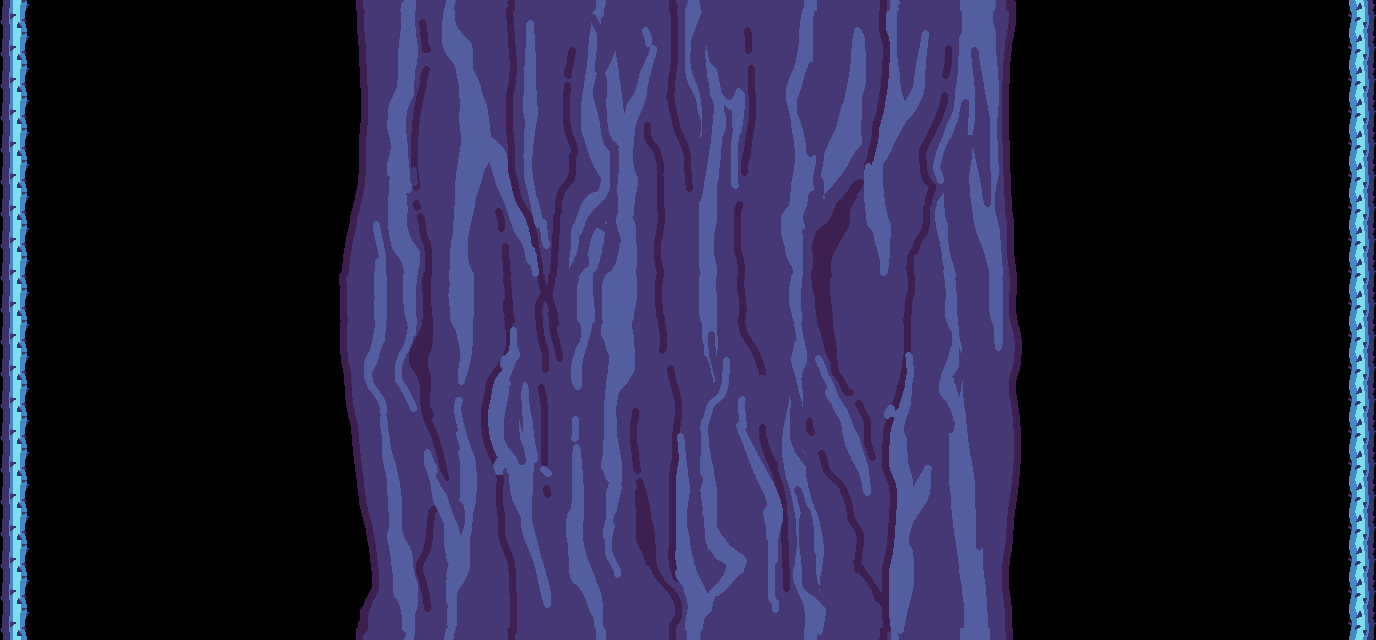

A level layout from a 2D game, rendered from its tile map. Below: a short description, then the map file with its tile-grid data intact:
An orthogonal 43x20 tile map with 32x32 px tiles, 2 tile layers (Tile Layer 1, Copy of Tile Layer 1), 1 image layer.

<map version="1.10" tiledversion="1.10.2" orientation="orthogonal" renderorder="right-down" width="43" height="20" tilewidth="32" tileheight="32" infinite="0" nextlayerid="4" nextobjectid="1">
 <tileset firstgid="1" name="Tiles1" tilewidth="32" tileheight="32" tilecount="36" columns="6">
  <image source="Tiles1.png" width="192" height="192" />
 </tileset>
 <layer id="1" name="Tile Layer 1" width="43" height="20">
  <data encoding="csv">
13,0,0,0,0,0,0,0,0,0,0,0,0,0,0,0,0,0,0,0,0,0,0,0,0,0,0,0,0,0,0,0,0,0,0,0,0,0,0,0,0,0,18,
13,0,0,0,0,0,0,0,0,0,0,0,0,0,0,0,0,0,0,0,0,0,0,0,0,0,0,0,0,0,0,0,0,0,0,0,0,0,0,0,0,0,18,
13,0,0,0,0,0,0,0,0,0,0,0,0,0,0,0,0,0,0,0,0,0,0,0,0,0,0,0,0,0,0,0,0,0,0,0,0,0,0,0,0,0,18,
13,0,0,0,0,0,0,0,0,0,0,0,0,0,0,0,0,0,0,0,0,0,0,0,0,0,0,0,0,0,0,0,0,0,0,0,0,0,0,0,0,0,18,
13,0,0,0,0,0,0,0,0,0,0,0,0,0,0,0,0,0,0,0,0,0,0,0,0,0,0,0,0,0,0,0,0,0,0,0,0,0,0,0,0,0,18,
13,0,0,0,0,0,0,0,0,0,0,0,0,0,0,0,0,0,0,0,0,0,0,0,0,0,0,0,0,0,0,0,0,0,0,0,0,0,0,0,0,0,18,
13,0,0,0,0,0,0,0,0,0,0,0,0,0,0,0,0,0,0,0,0,0,0,0,0,0,0,0,0,0,0,0,0,0,0,0,0,0,0,0,0,0,18,
13,0,0,0,0,0,0,0,0,0,0,0,0,0,0,0,0,0,0,0,0,0,0,0,0,0,0,0,0,0,0,0,0,0,0,0,0,0,0,0,0,0,18,
13,0,0,0,0,0,0,0,0,0,0,0,0,0,0,0,0,0,0,0,0,0,0,0,0,0,0,0,0,0,0,0,0,0,0,0,0,0,0,0,0,0,18,
13,0,0,0,0,0,0,0,0,0,0,0,0,0,0,0,0,0,0,0,0,0,0,0,0,0,0,0,0,0,0,0,0,0,0,0,0,0,0,0,0,0,18,
13,0,0,0,0,0,0,0,0,0,0,0,0,0,0,0,0,0,0,0,0,0,0,0,0,0,0,0,0,0,0,0,0,0,0,0,0,0,0,0,0,0,18,
13,0,0,0,0,0,0,0,0,0,0,0,0,0,0,0,0,0,0,0,0,0,0,0,0,0,0,0,0,0,0,0,0,0,0,0,0,0,0,0,0,0,18,
13,0,0,0,0,0,0,0,0,0,0,0,0,0,0,0,0,0,0,0,0,0,0,0,0,0,0,0,0,0,0,0,0,0,0,0,0,0,0,0,0,0,18,
13,0,0,0,0,0,0,0,0,0,0,0,0,0,0,0,0,0,0,0,0,0,0,0,0,0,0,0,0,0,0,0,0,0,0,0,0,0,0,0,0,0,18,
13,0,0,0,0,0,0,0,0,0,0,0,0,0,0,0,0,0,0,0,0,0,0,0,0,0,0,0,0,0,0,0,0,0,0,0,0,0,0,0,0,0,18,
13,0,0,0,0,0,0,0,0,0,0,0,0,0,0,0,0,0,0,0,0,0,0,0,0,0,0,0,0,0,0,0,0,0,0,0,0,0,0,0,0,0,18,
13,0,0,0,0,0,0,0,0,0,0,0,0,0,0,0,0,0,0,0,0,0,0,0,0,0,0,0,0,0,0,0,0,0,0,0,0,0,0,0,0,0,18,
13,0,0,0,0,0,0,0,0,0,0,0,0,0,0,0,0,0,0,0,0,0,0,0,0,0,0,0,0,0,0,0,0,0,0,0,0,0,0,0,0,0,18,
13,0,0,0,0,0,0,0,0,0,0,0,0,0,0,0,0,0,0,0,0,0,0,0,0,0,0,0,0,0,0,0,0,0,0,0,0,0,0,0,0,0,18,
13,0,0,0,0,0,0,0,0,0,0,0,0,0,0,0,0,0,0,0,0,0,0,0,0,0,0,0,0,0,0,0,0,0,0,0,0,0,0,0,0,0,18
</data>
 </layer>
 <imagelayer id="3" name="Image Layer 1">
  <image source="Trunk3.png" width="1366" height="640" />
 </imagelayer>
 <layer id="2" name="Copy of Tile Layer 1" width="43" height="20">
  <data encoding="csv">
0,0,0,0,0,0,0,0,0,0,0,0,0,0,0,0,0,0,0,0,0,0,0,0,0,0,0,0,0,0,0,0,0,0,0,0,0,0,0,0,0,0,0,
0,0,0,0,0,0,0,0,0,0,0,0,0,0,0,0,0,0,0,0,0,0,0,0,0,0,0,0,0,0,0,0,0,0,0,0,0,0,0,0,0,0,0,
0,0,0,0,0,0,0,0,0,0,0,0,0,0,0,0,0,0,0,0,0,0,0,0,0,0,0,0,0,0,0,0,0,0,0,0,0,0,0,0,0,0,0,
0,0,0,0,0,0,0,0,0,0,0,0,0,0,0,0,0,0,0,0,0,0,0,0,0,0,0,0,0,0,0,0,0,0,0,0,0,0,0,0,0,0,0,
0,0,0,0,0,0,0,0,0,0,0,0,0,0,0,0,0,0,0,0,0,0,0,0,0,0,0,0,0,0,0,0,0,0,0,0,0,0,0,0,0,0,0,
0,0,0,0,0,0,0,0,0,0,0,0,0,0,0,0,0,0,0,0,0,0,0,0,0,0,0,0,0,0,0,0,0,0,0,0,0,0,0,0,0,0,0,
0,0,0,0,0,0,0,0,0,0,0,0,0,0,0,0,0,0,0,0,0,0,0,0,0,0,0,0,0,0,0,0,0,0,0,0,0,0,0,0,0,0,0,
0,0,0,0,0,0,0,0,0,0,0,0,0,0,0,0,0,0,0,0,0,0,0,0,0,0,0,0,0,0,0,0,0,0,0,0,0,0,0,0,0,0,0,
0,0,0,0,0,0,0,0,0,0,0,0,0,0,0,0,0,0,0,0,0,0,0,0,0,0,0,0,0,0,0,0,0,0,0,0,0,0,0,0,0,0,0,
0,0,0,0,0,0,0,0,0,0,0,0,0,0,0,0,0,0,0,0,0,0,0,0,0,0,0,0,0,0,0,0,0,0,0,0,0,0,0,0,0,0,0,
0,0,0,0,0,0,0,0,0,0,0,0,0,0,0,0,0,0,0,0,0,0,0,0,0,0,0,0,0,0,0,0,0,0,0,0,0,0,0,0,0,0,0,
0,0,0,0,0,0,0,0,0,0,0,0,0,0,0,0,0,0,0,0,0,0,0,0,0,0,0,0,0,0,0,0,0,0,0,0,0,0,0,0,0,0,0,
0,0,0,0,0,0,0,0,0,0,0,0,0,0,0,0,0,0,0,0,0,0,0,0,0,0,0,0,0,0,0,0,0,0,0,0,0,0,0,0,0,0,0,
0,0,0,0,0,0,0,0,0,0,0,0,0,0,0,0,0,0,0,0,0,0,0,0,0,0,0,0,0,0,0,0,0,0,0,0,0,0,0,0,0,0,0,
0,0,0,0,0,0,0,0,0,0,0,0,0,0,0,0,0,0,0,0,0,0,0,0,0,0,0,0,0,0,0,0,0,0,0,0,0,0,0,0,0,0,0,
0,0,0,0,0,0,0,0,0,0,0,0,0,0,0,0,0,0,0,0,0,0,0,0,0,0,0,0,0,0,0,0,0,0,0,0,0,0,0,0,0,0,0,
0,0,0,0,0,0,0,0,0,0,0,0,0,0,0,0,0,0,0,0,0,0,0,0,0,0,0,0,0,0,0,0,0,0,0,0,0,0,0,0,0,0,0,
0,0,0,0,0,0,0,0,0,0,0,0,0,0,0,0,0,0,0,0,0,0,0,0,0,0,0,0,0,0,0,0,0,0,0,0,0,0,0,0,0,0,0,
0,0,0,0,0,0,0,0,0,0,0,0,0,0,0,0,0,0,0,0,0,0,0,0,0,0,0,0,0,0,0,0,0,0,0,0,0,0,0,0,0,0,0,
0,0,0,0,0,0,0,0,0,0,0,0,0,0,0,0,0,0,0,0,0,0,0,0,0,0,0,0,0,0,0,0,0,0,0,0,0,0,0,0,0,0,0
</data>
 </layer>
</map>
